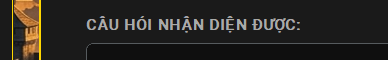
#> input picture debug_ocr/opt_a.png, 388 x 60 px, found by its file name
$ python test_thresh.py
#> lines starting #> are read from the running program, lines starting #| are printed output that depends on the picture; after the words box and inside, x2 and y2 are one past the last pixel; in counts of white or black regions, pixels touching at a corner belong together
import cv2
import pytesseract
from src.core.config import TESSERACT_PATH
pytesseract.pytesseract.tesseract_cmd = TESSERACT_PATH
import os

for opt in ['opt_a.png', 'opt_b.png', 'opt_c.png', 'opt_d.png']:
    path = f'e:\\Tool\\QuestionROK\\debug_ocr\\{opt}'
    img = cv2.imread(path)
#> img is the input picture: shape (60, 388, 3); mean B, G, R 32.6, 36.6, 39.4
    if img is None: continue

    gray = cv2.cvtColor(img, cv2.COLOR_BGR2GRAY)
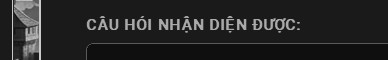
#> gray: shape (60, 388); min 15, max 202, mean 37
    gray = cv2.resize(gray, None, fx=2.0, fy=2.0, interpolation=cv2.INTER_CUBIC)
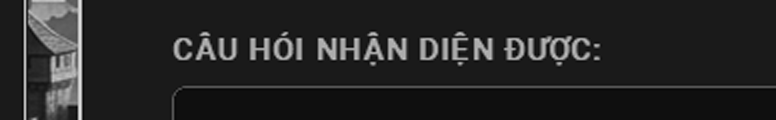
#> gray: shape (120, 776); min 0, max 227, mean 36.9

    # 1. Threshold for bright text (white/light yellow)
    # Background is tan, which is around 120-170 in grayscale.
    # Text is bright white, which is > 200.
    _, binary = cv2.threshold(gray, 180, 255, cv2.THRESH_BINARY)
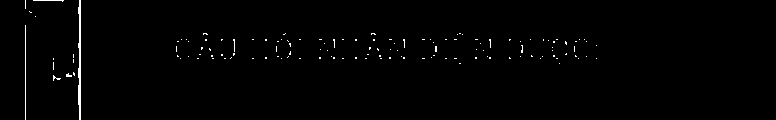
#> binary: shape (120, 776); 0.9% white in thin lines or dots, all inside (x1, y1, x2, y2) = (25, 0, 597, 120)

    # 2. Invert so text is black, background is white
    binary_inv = cv2.bitwise_not(binary)

    # Optional: thin the text if it's too thick due to scaling? No, let's just try.
#> (the run stopped early here; a loop or call above may not have finished)

$ run again, with debug_ocr/question.png copied over debug_ocr/opt_a.png
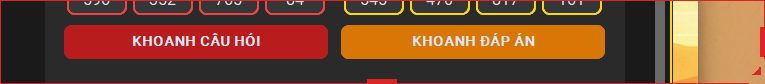
#> input picture debug_ocr/question.png, 765 x 84 px, found by its file name
#> img is the input picture: shape (84, 765, 3); mean B, G, R 46.9, 71.4, 117.2
#> `gray = cv2.resize(gray, None, fx=2.0, fy=2.0, interpolation=cv2.INTER_..`:
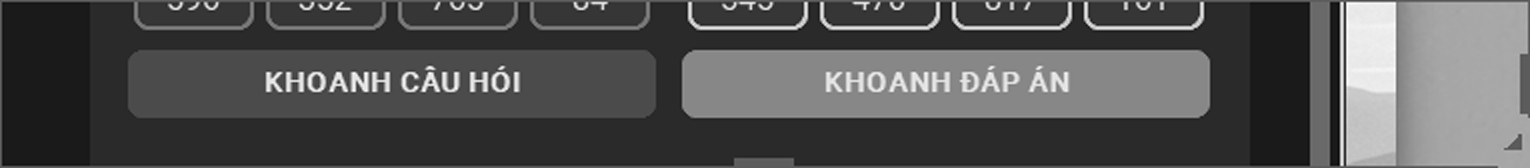
#> gray: shape (168, 1530); min 0, max 255, mean 82.3
#> `_, binary = cv2.threshold(gray, 180, 255, cv2.THRESH_BINARY)`:
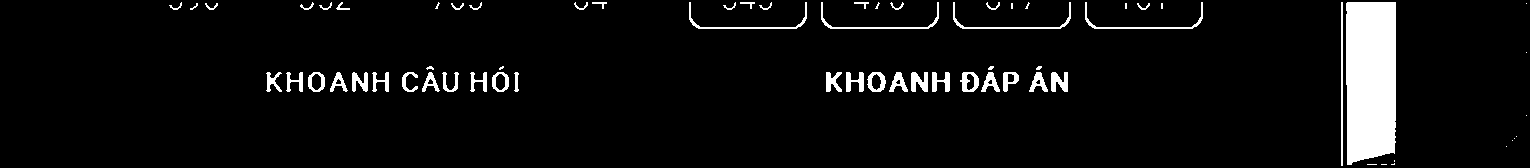
#> binary: shape (168, 1530); 5.6% white; 67 white regions (21 under 20 px), largest, box (x1, y1, x2, y2) and area: (1346, 2, 1396, 165) 7711, (689, 2, 807, 29) 341, (821, 2, 939, 29) 341

$ run again, with debug_ocr/right_half.png copied over debug_ocr/opt_a.png
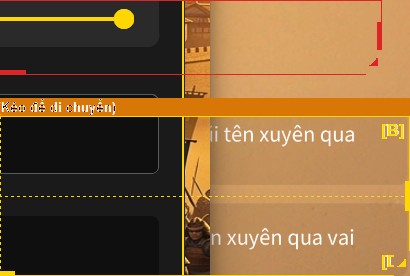
#> input picture debug_ocr/right_half.png, 410 x 276 px, found by its file name
#> img is the input picture: shape (276, 410, 3); mean B, G, R 57.1, 96.2, 130
#> `gray = cv2.cvtColor(img, cv2.COLOR_BGR2GRAY)`:
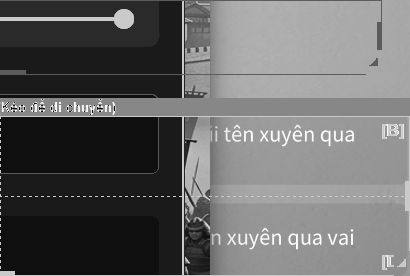
#> gray: shape (276, 410); min 12, max 255, mean 101.8
#> `_, binary = cv2.threshold(gray, 180, 255, cv2.THRESH_BINARY)`:
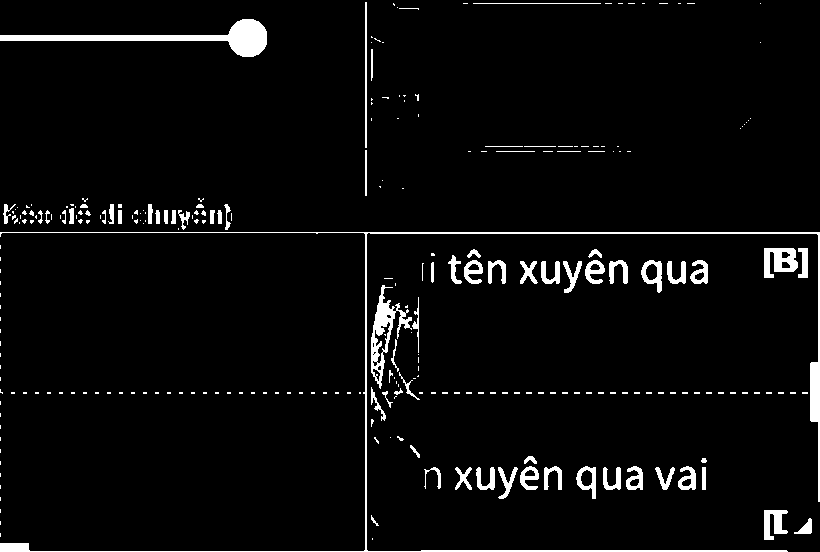
#> binary: shape (552, 820); 4.2% white; 272 white regions (200 under 20 px), largest, box (x1, y1, x2, y2) and area: (0, 232, 820, 552) 4323, (0, 19, 267, 57) 2568, (371, 285, 412, 389) 1231
